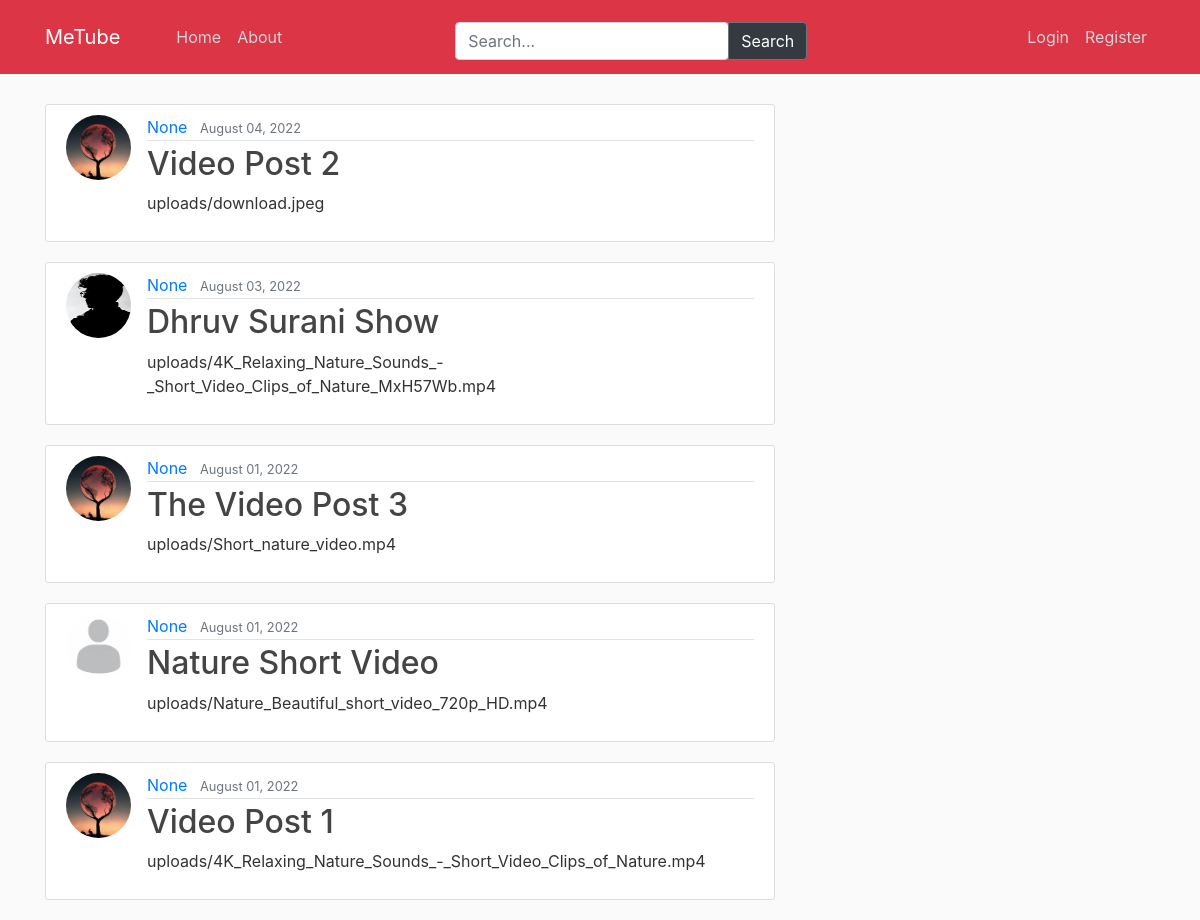
The app's page /, older data.
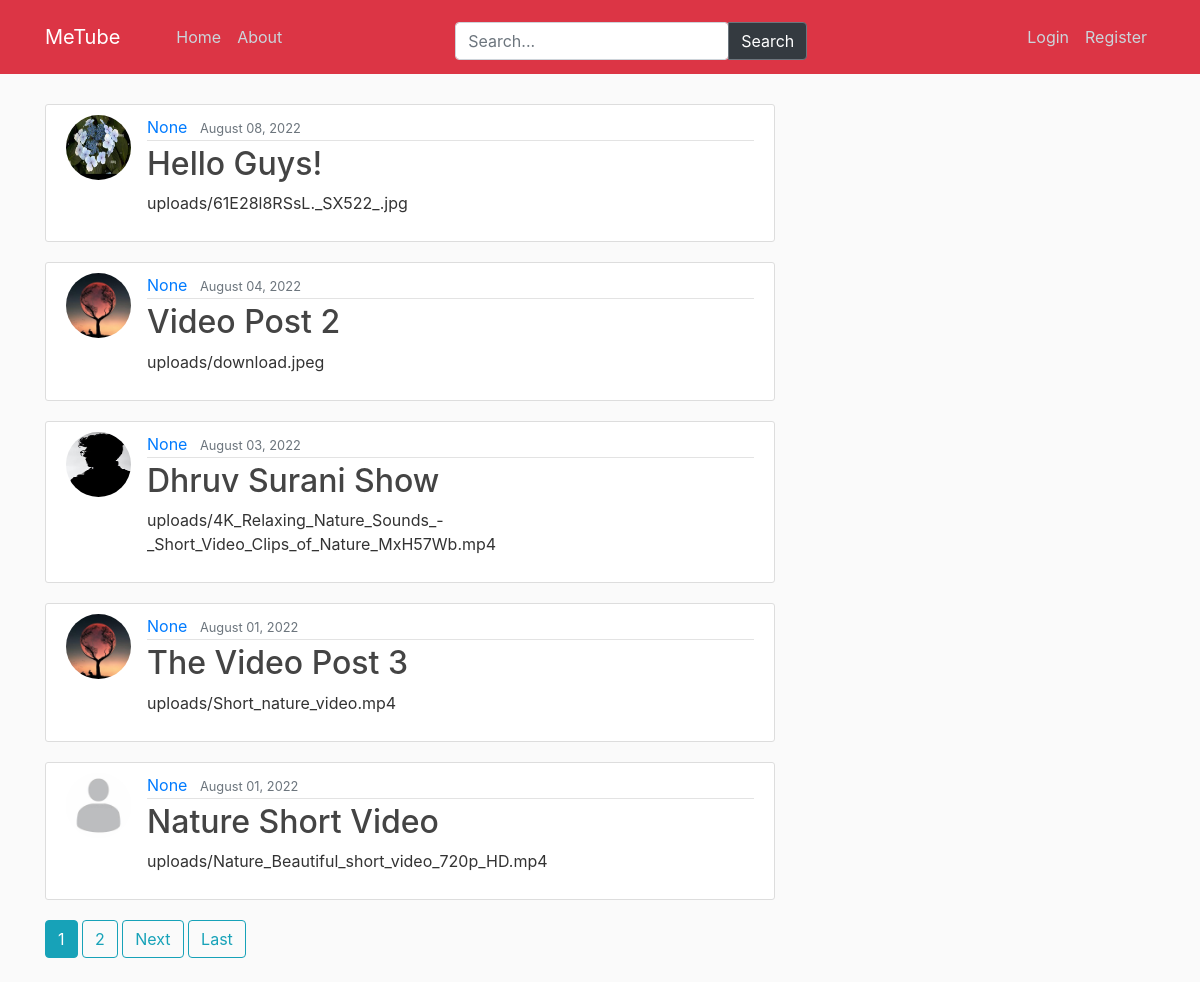
The same page, newer data.
### video_post/models.py (models this page shows, shortened)
class VideoPost(models.Model):
    title = models.CharField(max_length=100)
    content = models.FileField(upload_to='uploads')
    description = models.TextField()
    date_posted = models.DateTimeField(default=timezone.now)
    creator = models.ForeignKey(get_user_model(), on_delete=models.CASCADE)
    likes = models.ManyToManyField(get_user_model(), related_name="video_posts")
    dislikes = models.ManyToManyField(get_user_model(), related_name="video_posts_dislikes")

### users/models.py (models this page shows, shortened)
class CustomUser(AbstractBaseUser, PermissionsMixin):
    username = models.CharField(max_length=255, unique=True, null=True)
    email = models.EmailField(_('email address'), unique=True)
    first_name = models.CharField(max_length=255, unique=False, null=True)
    last_name = models.CharField(max_length=255, unique=False, null=True)
    is_staff = models.BooleanField(default=False)
    is_active = models.BooleanField(default=True)
    date_joined = models.DateTimeField(default=timezone.now)
    USERNAME_FIELD = 'email'
    REQUIRED_FIELDS = []
    objects = CustomUserManager()
    def __str__(self):
        return self.email

class Profile(models.Model):
    user = models.OneToOneField(get_user_model(), on_delete=models.CASCADE)
    image = models.ImageField(default='default.jpg', upload_to='profile_pics')
    following = models.ManyToManyField(CustomUser, related_name="following")
    followers = models.ManyToManyField(CustomUser, related_name="followers")

### video_post/views.py (the view)
# urls.py: path('', PostListView.as_view(), name='posts-home'),
class PostListView(ListView):
    model = VideoPost  #It will tell out list what model to query
    template_name = 'video_post/home.html'
    context_object_name = 'videos'
    ordering = ['-date_posted']
    paginate_by = 5

### video_post/templates/video_post/home.html (shortened to what this page needs)
{% extends "video_post/base.html" %}
{% block content %}
    {% for video in videos %}
        <article class="media content-section">
            <img class="rounded-circle article-img" src="{{video.creator.profile.image.url}}" alt="image">
          <div class="media-body">
            <div class="article-metadata">
              <a class="mr-2" href="{% url 'user-posts' video.creator %}">{{ video.creator.username }}</a>
              <small class="text-muted">{{ video.date_posted|date:"F d, Y" }}</small>
            </div>
            <h2><a class="article-title" href="{% url 'post-detail' video.id %}">{{ video.title }}</a></h2>
            <p class="article-content">{{ video.content }}</p>
          </div>
        </article>
    {% endfor %}
    {% if is_paginated %}
        {% for num in page_obj.paginator.page_range %}
            {% if page_obj.number == num %}
                <a class="btn btn-info mb-4" href="?page={{ num }}">{{ num }}</a>
            {% elif num > page_obj.number|add:'-3' and num < page_obj.number|add:'3' %}
                <a class="btn btn-outline-info mb-4" href="?page={{ num }}">{{ num }}</a>
            {% endif %}
        {% endfor %}
        {% if page_obj.has_next %}
            <a class="btn btn-outline-info mb-4" href="?page={{ page_obj.next_page_number }}">Next</a>
            <a class="btn btn-outline-info mb-4" href="?page={{ page_obj.paginator.num_pages }}">Last</a>
        {% endif %}
    {% endif %}
{% endblock content %}

### video_post/templates/video_post/base.html (shortened to what this page needs)
{% load static %}
<!DOCTYPE html>
<html xml:lang="en">
<head>
    <link rel="stylesheet" href="https://cdn.jsdelivr.net/npm/bootstrap@4.0.0/dist/css/bootstrap.min.css"
>
    <link rel="stylesheet" type="text/css" href="{% static 'video_post/main.css' %}">
</head>
<body>
    <header class="site-header">
      <nav class="navbar navbar-expand-md navbar-dark bg-danger fixed-top">
        <div class="container">
          <a class="navbar-brand mr-5" href="/">MeTube</a>
          <div class="collapse navbar-collapse" id="navbarToggle">
            <div class="navbar-nav mr-auto">
              <a class="nav-item nav-link" href="/">Home</a>
              <a class="nav-item nav-link" href="#">About</a>
            </div>
              <div class="input-group pr-5 mr-auto col-5">
                <form action="{% url 'search_result' %}" method="get">
                  <input class="form-control" name="q" type="text" placeholder="Search...">
                </form>
                  <div class="input-group-append">
                    <button class="btn btn-outline-secondary bg-dark text-white" type="submit">Search</button>
                  </div>
              </div>
            <div class="navbar-nav">
                {% if user.is_authenticated %}
                  <a class="nav-item nav-link" href="{% url 'post-create' %}">New Post</a>
                  <a class="nav-item nav-link" href="{% url 'profile' %}">Profile</a>
                  <a class="nav-item nav-link" href="{% url 'logout' %}">Logout</a>
                {% else %}
                  <a class="nav-item nav-link" href="{% url 'login' %}">Login</a>
                  <a class="nav-item nav-link" href="{% url 'register' %}">Register</a>
                {% endif %}
            </div>
          </div>
        </div>
      </nav>
    </header>
    <main role="main" class="container">
        <div class="row">
            <div class="col-md-8">
                <br>
              {% block content %}{% endblock %}
            </div>
        </div>
    </main>
</body>
</html>

### video_post/static/video_post/main.css (style rules this page uses)
body { background: #fafafa; color: #333333; margin-top: 5rem; }
h1, h2, h3, h4, h5, h6 { color: #444444; }
.site-header .navbar-nav .nav-link { color: #cbd5db; }
.content-section { background: #ffffff; padding: 10px 20px; border: 1px solid #dddddd; border-radius: 3px; margin-bottom: 20px; }
.article-title { color: #444444; }
.article-content { white-space: pre-line; }
.article-img { height: 65px; width: 65px; margin-right: 16px; }
.article-metadata { padding-bottom: 1px; margin-bottom: 4px; border-bottom: 1px solid #e3e3e3 }
.input-group { float: left; padding: 6px; margin-top: 8px; font-size: 17px; border: none; }

Row changes from the older to the newer data that the page shows:
no longer on this page (row unchanged): VideoPost: creator.profile.image (picture), creator.username "None", date_posted "August 01, 2022", title "Video Post 1", content "uploads/4K_Relaxing_Nature_Sounds_-_Short_Video_Clips_of_Nature.mp4"
added VideoPost: creator.profile.image (picture), creator.username "None", date_posted "August 08, 2022", title "Hello Guys!", content "uploads/61E28l8RSsL._SX522_.jpg"
Text that changed along with them:
new list line: "1"
new list line: "2"
text now shown: "Next Last"
